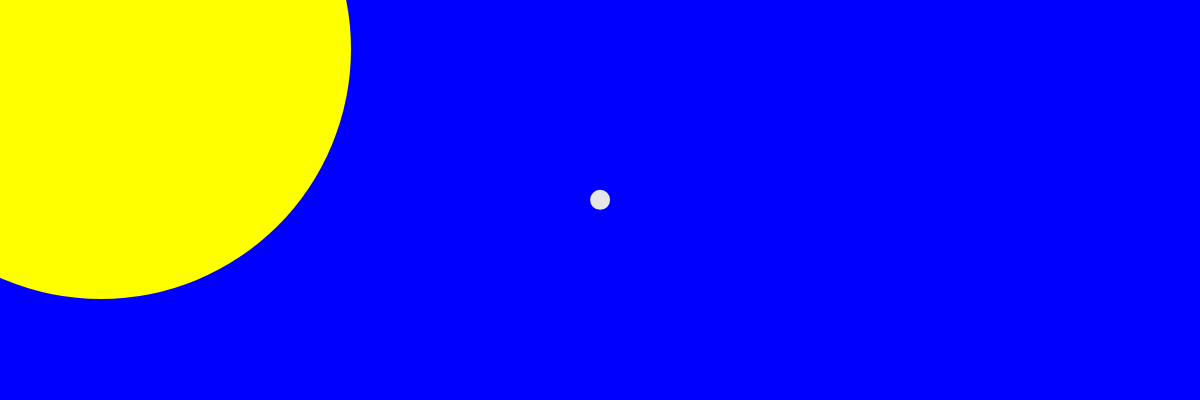
Frame 1 (no input)
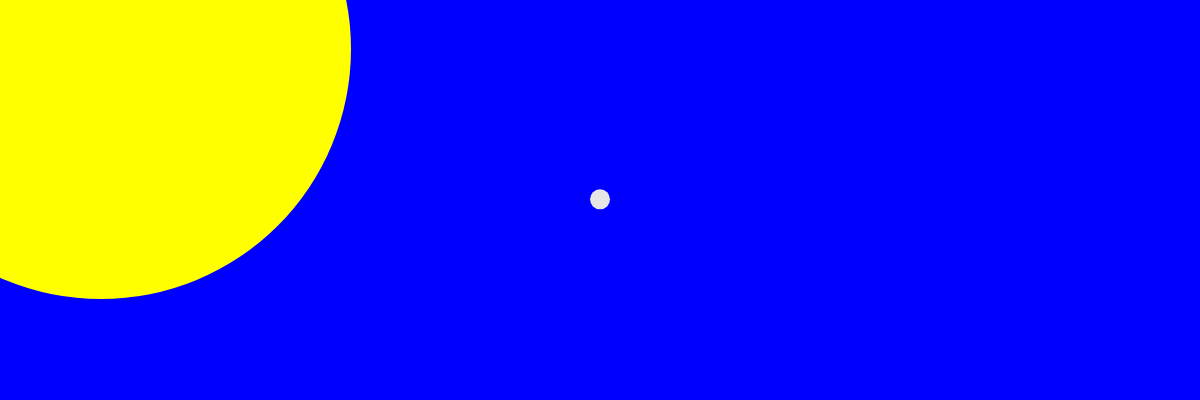
Frame 60 (no input)
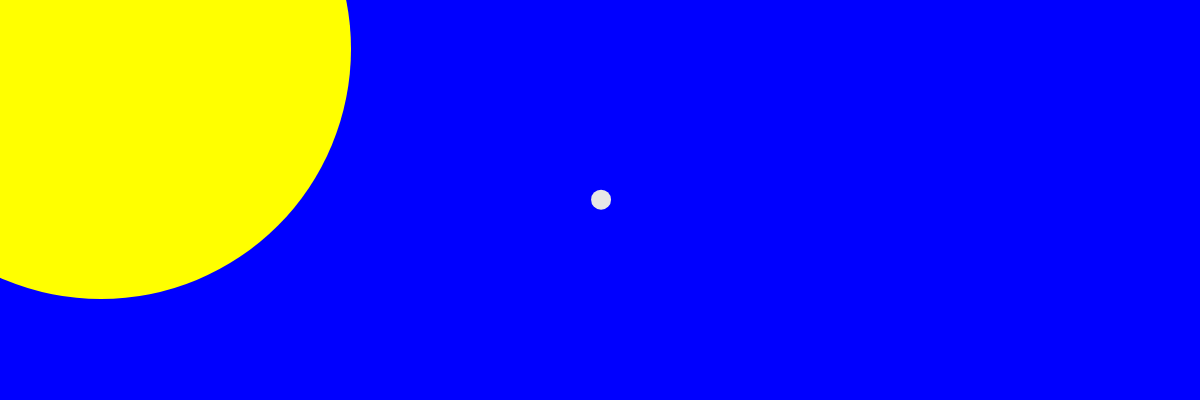
Frame 120 (the mouse pressed at the canvas centre since frame 60)

The p5.js sketch that drew these frames (run headless with seeded random() and noise() and a simulated clock; from frame 60 on, the mouse is pressed at the canvas centre):

// p5.js sketch
// ── sketch.js
// global variables
let clouds = [];
let cloudColor = 0;
function setup() {
    createCanvas(windowWidth, 400);
    let b = new Cloud(width/2, height/2, 10);
    clouds.push(b);
}
//function to create the clouds on the screen
function mouseWheel() {
    let r = random(20, 25);
    let b = new Cloud(mouseX, mouseY, r);
    clouds.push(b);
}
// draws the sky backround
function draw() {
    background("Blue");
    for (let i = 0; i < clouds.length; i++) {
        clouds[i].move();
        clouds[i].show();
    }

}
//creates class of clouds using a constructor
class Cloud {
    constructor(x, y, r) {
        this.x = x;
        this.y = y;
        this.r = r;
    }

    move() {
        this.x = this.x + random(-.25, .25);
        this.y = this.y + random(-.25, .25);
    }

    show() {
        // this shows the moving clouds around and draws them on the screen when the mousewheel moves
        noStroke();
        fill(230);
        ellipse(this.x, this.y, this.r * 2);
        //sun
        fill("Yellow")
        ellipse(101,49,500,500)
    }
}
